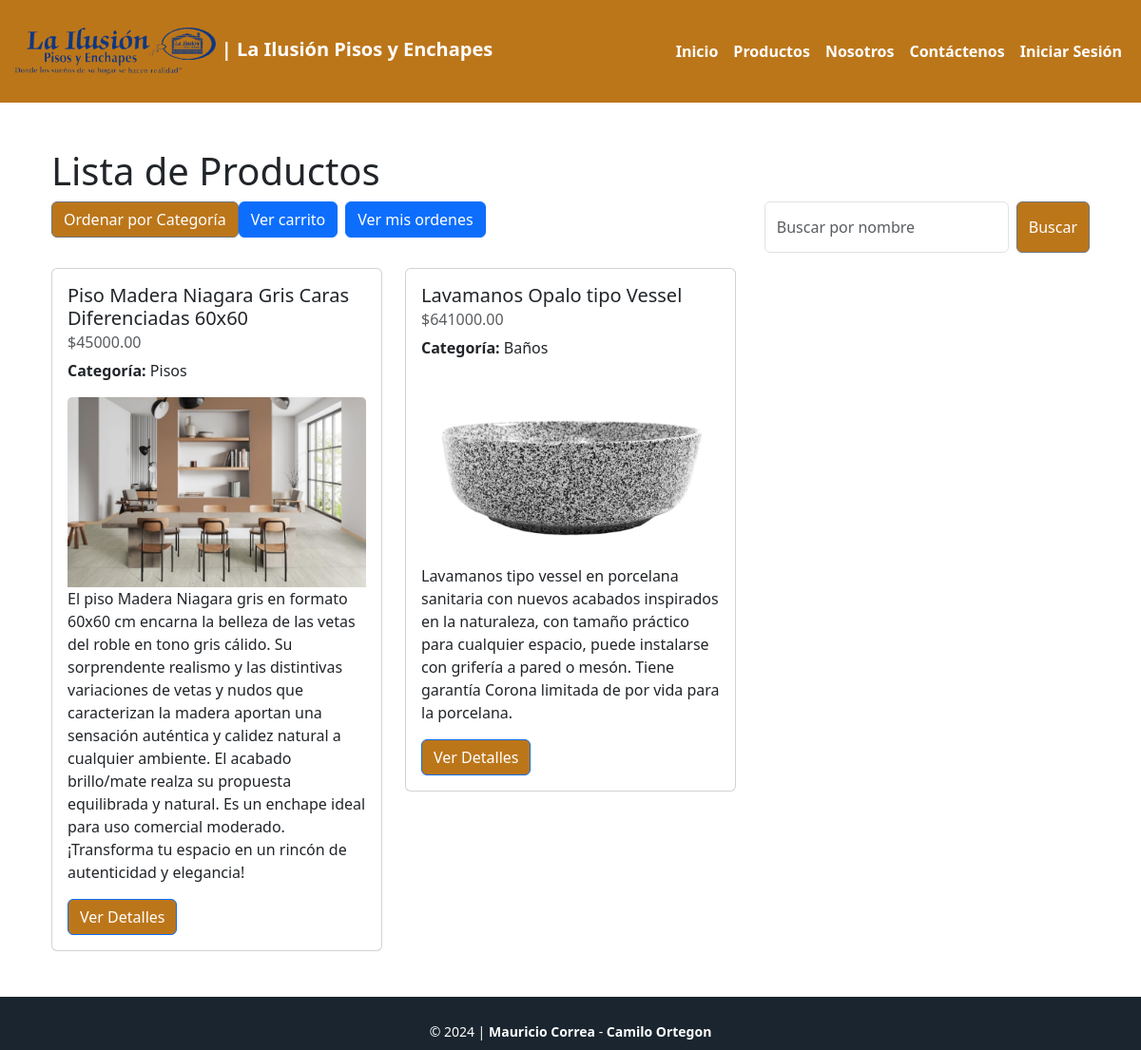
The app's page /product/ with its own data.
### product/models.py (models this page shows, shortened)
class ProductoBase(models.Model):
    categoria = models.ForeignKey('Categoria', on_delete=models.CASCADE, related_name='productos', verbose_name="Categoría", null=False, blank=False)
    subcategoria = models.ForeignKey('Subcategoria', on_delete=models.CASCADE, related_name='productos', verbose_name="Subcategoría", null=False, blank=False)
    usuario = models.ForeignKey(settings.AUTH_USER_MODEL, on_delete=models.CASCADE, related_name='productos', verbose_name="Usuario", null=True, blank=False)
    id_producto = models.AutoField(primary_key=True, verbose_name="ID del producto", null=False, blank=False)
    nombre = models.CharField(max_length=255, verbose_name="Nombre del producto", null=False, blank=False)
    precio = models.DecimalField(max_digits=10, decimal_places=2, verbose_name="Precio", validators=[MinValueValidator(0)], null=False, blank=False)
    descripcion = models.TextField(verbose_name="Descripción del producto", null=False, blank=False)
    uso = models.TextField(verbose_name="Uso del producto", null=False, blank=False)
    marca = models.CharField(max_length=100, verbose_name="Marca", null=False, blank=False)
    garantia = models.IntegerField(verbose_name="Garantía (meses)", null=False, blank=False)
    fecha_creacion = models.DateTimeField(auto_now_add=True, verbose_name="Fecha de creación", null=False, blank=False)
    fecha_modificacion = models.DateTimeField(auto_now=True, verbose_name="Fecha de última modificación", null=False, blank=False)
    esta_activo = models.BooleanField(default=True, verbose_name="Activo")
    fecha_eliminacion = models.DateTimeField(verbose_name="Fecha de eliminación", null=True, blank=True)
    class Meta:
        abstract = True  # Esto indica que esta clase es abstracta y no se creará una tabla para ella

class Producto(ProductoBase):
    imagenes = models.ManyToManyField(Imagen, blank=True, verbose_name="Imágenes", related_name='productos_inversos')
    acabado = models.CharField(max_length=255, blank=True, null=True, verbose_name="Acabado")
    adherencia = models.CharField(max_length=255, blank=True, null=True, verbose_name="Adherencia")
    alto = models.DecimalField(max_digits=5, decimal_places=2, blank=True, null=True, verbose_name="Alto (cm)")
    altura_griferia = models.DecimalField(max_digits=5, decimal_places=2, blank=True, null=True, verbose_name="Altura de la grifería (cm)")
    ancho = models.DecimalField(max_digits=5, decimal_places=2, blank=True, null=True, verbose_name="Ancho (cm)")
    areas_uso = models.TextField(blank=True, null=True,verbose_name="Áreas de uso")
    calidad = models.CharField(max_length=255, blank=True, null=True, verbose_name="Calidad")
    capacidad_descarga = models.DecimalField(max_digits=5, decimal_places=1, blank=True, null=True, verbose_name="Capacidad de descarga (L)")
    componentes = models.TextField(blank=True, null=True,verbose_name="Componentes incluidos")
    consumo_agua = models.DecimalField(max_digits=5, decimal_places=1, blank=True, null=True, verbose_name="Consumo de agua (L/min)")
    contenido_producto = models.TextField(blank=True, null=True,verbose_name="Contenido del producto")
    diametro_desague = models.DecimalField(max_digits=5, decimal_places=1, blank=True, null=True, verbose_name="Diámetro del desagüe (cm)")
    dimensiones = models.CharField(max_length=255, blank=True, null=True,verbose_name="Dimensiones")
    dilucion = models.CharField(max_length=255, blank=True, null=True,verbose_name="Dilución")
    espesor = models.DecimalField(max_digits=5, decimal_places=2, blank=True, null=True, verbose_name="Espesor (cm)")
    forma = models.CharField(max_length=255, blank=True, null=True,verbose_name="Forma")
    formato = models.CharField(max_length=255, blank=True, null=True,verbose_name="Formato")
    garantia = models.TextField(blank=True, null=True,verbose_name="Garantía")
    incluye = models.TextField(blank=True, null=True,verbose_name="Incluye")
    largo = models.DecimalField(max_digits=5, decimal_places=2, blank=True, null=True, verbose_name="Largo (cm)")
    lavabilidad = models.CharField(max_length=255, blank=True, null=True, verbose_name="Lavabilidad")
    longitud_brazo = models.DecimalField(max_digits=5, decimal_places=2, blank=True, null=True, verbose_name="Longitud del brazo (cm)")
    materiales = models.TextField(blank=True, null=True,verbose_name="Materiales")
    metro_por_caja = models.DecimalField(max_digits=3, decimal_places=2, blank=True, null=True, verbose_name="Metro por caja")
    no_incluye = models.TextField(blank=True, null=True,verbose_name="No incluye")
    perfil_tasa = models.CharField(max_length=255, blank=True, null=True,verbose_name="Perfil de tasa")
    piezas_por_caja = models.PositiveIntegerField(blank=True, null=True, verbose_name="Piezas por caja")
    presentacion = models.CharField(max_length=255, blank=True, null=True,verbose_name="Presentación")
    productos_compatibles = models.TextField(blank=True, null=True,verbose_name="Productos compatibles")
    profundidad_pozo = models.DecimalField(max_digits=5, decimal_places=2, blank=True, null=True, verbose_name="Profundidad del pozo (cm)")
    rendimiento = models.TextField(blank=True, null=True, verbose_name="Rendimiento")
    sistema_accionamiento = models.CharField(max_length=255, blank=True, null=True,verbose_name="Sistema de accionamiento")
    sistema_descarga = models.CharField(max_length=255, blank=True, null=True,verbose_name="Sistema de descarga")
    tiempo_abierto = models.DecimalField(max_digits=2, decimal_places=1,blank=True, null=True, verbose_name="Tiempo abierto (min)")
    tiempo_secado = models.DecimalField(max_digits=2, decimal_places=1,blank=True, null=True, verbose_name="Tiempo de secado (min)")
    tiempo_emboquillar = models.DecimalField(max_digits=2, decimal_places=1,blank=True, null=True, verbose_name="Tiempo para emboquillar (min)")
    tipo_asiento = models.CharField(max_length=255, blank=True, null=True,verbose_name="Tipo de asiento")
    tipo_chorro = models.CharField(max_length=255, blank=True, null=True,verbose_name="Tipo de chorro")
    tipo_cierre = models.CharField(max_length=255, blank=True, null=True,verbose_name="Tipo de cierre")
    tipo_griferia = models.CharField(max_length=255, blank=True, null=True,verbose_name="Tipo de grifería")
    tipo_herrajes = models.CharField(max_length=255, blank=True, null=True,verbose_name="Tipo de herrajes")
    tipo_instalacion = models.CharField(max_length=255, blank=True, null=True, verbose_name="Tipo de instalación")
    tipo_lavamanos = models.CharField(max_length=255, blank=True, null=True, verbose_name="Tipo de lavamanos")
    tipo_manija = models.CharField(max_length=255, blank=True, null=True, verbose_name="Tipo de manija")
    tipo_mezclador = models.CharField(max_length=255, blank=True, null=True, verbose_name="Tipo de mezclador")
    tipo_pintura = models.CharField(max_length=255, blank=True, null=True, verbose_name="Tipo de pintura")
    tipo_regadera = models.CharField(max_length=255, blank=True, null=True, verbose_name="Tipo de regadera")
    tipo_sifon = models.CharField(max_length=255, blank=True, null=True, verbose_name="Tipo de sifón")
    tipo_tanque = models.CharField(max_length=255, blank=True, null=True, verbose_name="Tipo de tanque")
    trafico = models.DecimalField(max_digits=2, decimal_places=0, max_length=255, blank=True, null=True, verbose_name="Tráfico")

class Categoria(models.Model):
    id_categoria = models.AutoField(primary_key=True, verbose_name="ID de la categoría")
    nombre = models.CharField(max_length=100, unique=True, verbose_name="Categoría", null=False, blank=False)

class Imagen(models.Model):
    id_imagen = models.AutoField(primary_key=True, verbose_name="ID de la imagen")
    productos = models.ManyToManyField('Producto', related_name='imagenes_inversas', blank=True)  # Cambiado a 'imagenes_inversas'
    url = models.ImageField(upload_to='imagenes_de_productos/', verbose_name="Imagen", null=False, blank=False)
    descripcion = models.CharField(max_length=255, blank=True, verbose_name="Descripción")

### product/views.py (the view)
# urls.py: path('', ProductIndexView.as_view(), name='product_index'),
class ProductIndexView(View):
    def get(self, request):
        productos = Producto.objects.all()
        busqueda = request.GET.get('busqueda', '')
        if busqueda:
            productos = productos.filter(nombre__icontains=busqueda)
        ordenar_por_categoria = request.GET.get('ordenar', None)
        if ordenar_por_categoria:
            productos = productos.order_by('categoria__nombre')
        productos_con_imagen = []
        for producto in productos:
            imagenes = producto.imagenes.all()  # Usa el related_name que definiste
            primera_imagen = imagenes.first() if imagenes.exists() else None  # Obtén la primera imagen
            productos_con_imagen.append({
                'producto': producto,
                'primera_imagen': primera_imagen,
            })
        context = {
            'title':'Lista de Productos - La Ilusión Pisos y Enchapes',
            'subtitle':'Lista de Productos',
            'productos_con_imagen': productos_con_imagen,
            'busqueda': busqueda,
        }
        return render(request, 'lista_productos.html', context)

### product/templates/lista_productos.html (shortened to what this page needs)
{% extends 'base.html' %}
{% block content %}
    <div class="container mt-4">
        <h1 class="text">{{subtitle}}</h1>
        <div class="row">
            <div class="col-12 d-flex justify-content-between mb-3">
                <div class="row mb-3">
                    <div class="col-12 d-flex justify-content-start">
                        <form method="get" action="{% url 'product_index' %}">
                            <button type="submit" name="ordenar" value="true" class="btn btn-secondary" style="background-color: #bc761a; color: white;">
                                Ordenar por Categoría
                            </button>
                        </form>
                        <a href="{% url 'ver_carrito' %}" class="btn btn-primary me-2">
                            Ver carrito
                        </a>
                        <a href="{% url 'mis_ordenes' %}" class="btn btn-primary me-2">
                            Ver mis ordenes
                        </a>
                    </div>
                </div>
                <form method="get" action="{% url 'product_index' %}" class="d-flex">
                    <input type="text" name="busqueda" placeholder="Buscar por nombre" value="{{ busqueda }}" class="form-control me-2" style="width: auto;"/>
                    <button type="submit" class="btn btn-secondary" style="background-color: #bc761a; color: white;">Buscar</button>
                </form>
            </div>
        </div>
        <div class="row">
            {% for item in productos_con_imagen %}
                <div class="col-md-4 mb-4">
                    <div class="card">
                        <div class="card-body">
                            <h5 class="card-title">{{ item.producto.nombre }}</h5>
                            <h6 class="card-subtitle mb-2 text-muted">${{ item.producto.precio }}</h6>
                            <p class="card-text"><strong>Categoría:</strong> {{ item.producto.categoria.nombre }}</p>
                            {% if item.primera_imagen %}
                                <img src="{{ item.primera_imagen.url.url }}" alt="{{ item.primera_imagen.descripcion }}" class="card-img-top" style="max-height: 200px; object-fit: cover;">
                            {% else %}
                                <img src="https://via.placeholder.com/200" alt="No hay imagen" class="card-img-top" style="max-height: 200px; object-fit: cover;">
                            {% endif %}
                            <p class="card-text">{{ item.producto.descripcion }}</p>
                            <a href="{% url 'detalle_producto' item.producto.id_producto %}" class="btn btn-primary" style="background-color: #bc761a; color: white;">Ver Detalles</a>
                        </div>
                    </div>
                </div>
            {% endfor %}
        </div>
    </div>
{% endblock %}

### companyinformation/static/app.css (style rules this page uses)
html, body { height: 100%; }
body { display: flex; flex-direction: column; }
.container { flex: 1; }

### records on screen
Producto: producto.nombre "Piso Madera Niagara Gris Caras Diferenciadas 60x60", producto.precio "45000.00", producto.categoria.nombre "Pisos", primera_imagen (picture), producto.descripcion "El piso Madera Niagara gris en formato 60x60 cm encarna la belleza de las vetas del roble en tono gris cálido. Su sorprendente realismo y las distintivas variaciones de vetas y nudos que caracterizan la madera aportan una sensación auténtica y calidez natural a cualquier ambiente. El acabado brillo/mate realza su propuesta equilibrada y natural. Es un enchape ideal para uso comercial moderado. ¡Transforma tu espacio en un rincón de autenticidad y elegancia!"
Producto: producto.nombre "Lavamanos Opalo tipo Vessel", producto.precio "641000.00", producto.categoria.nombre "Baños", primera_imagen (picture), producto.descripcion "Lavamanos tipo vessel en porcelana sanitaria con nuevos acabados inspirados en la naturaleza, con tamaño práctico para cualquier espacio, puede instalarse con grifería a pared o mesón. Tiene garantía Corona limitada de por vida para la porcelana."

### other values on screen
{{ subtitle }} "Lista de Productos"
